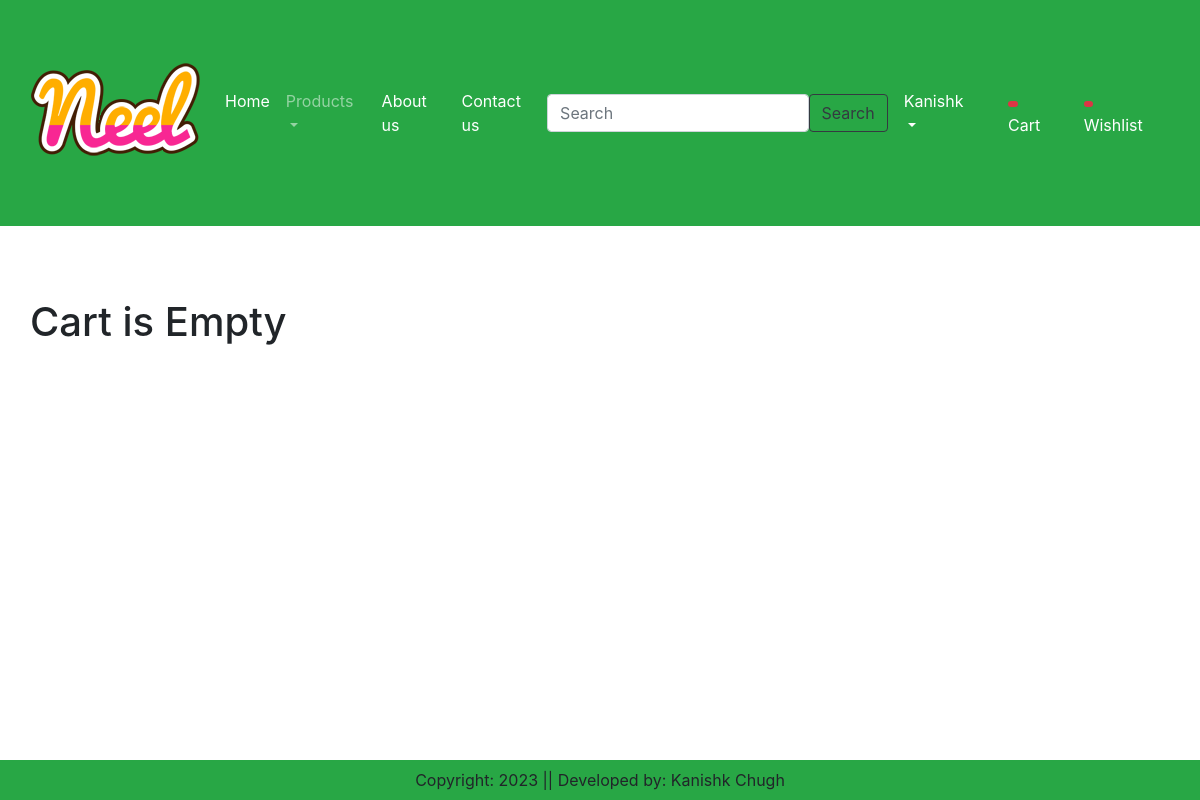
/cart/ (signed in), run on an earlier commit of the app's database.
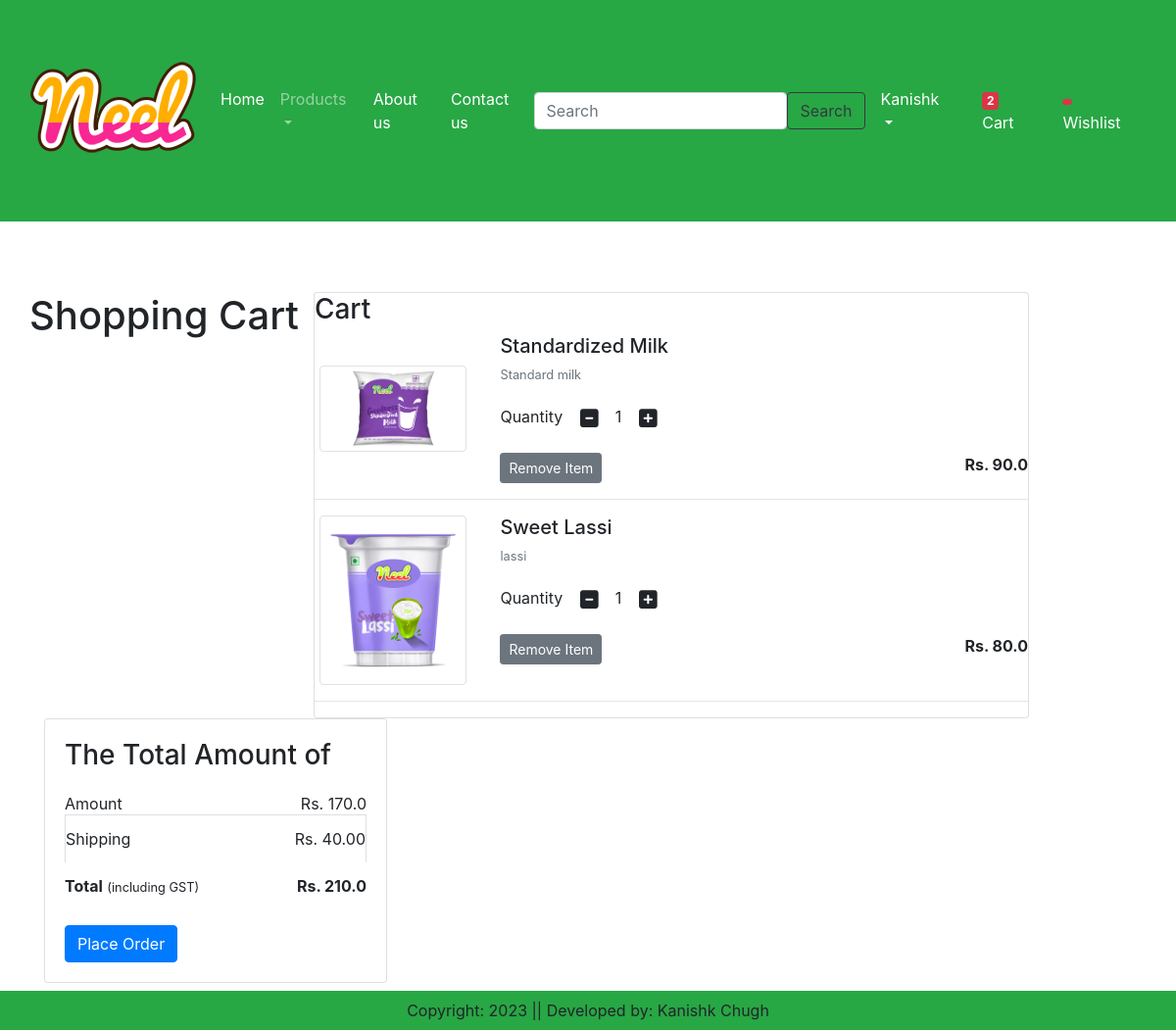
And on a later commit of the database.
### app/models.py (models this page shows, shortened)
class Cart(models.Model):
    user = models.ForeignKey(User, on_delete = models.CASCADE)
    product = models.ForeignKey(Product, on_delete = models.CASCADE)
    quantity = models.PositiveIntegerField(default = 1)

class Product(models.Model):
    title = models.CharField(max_length = 100)
    selling_price = models.FloatField()
    discounted_price = models.FloatField()
    description = models.TextField()
    composition = models.TextField(default = '')
    prodapp = models.TextField(default = '')
    category = models.CharField(choices = CATEGORY_CHOICES, max_length = 100)
    product_image = models.ImageField(upload_to='product')

### app/views.py (the view)
# urls.py: path('cart/', views.show_cart, name = 'showcart'),
@login_required
def show_cart(request):
    user = request.user
    cart = Cart.objects.filter(user = user)
    amount = 0
    for p in cart:
        value = p.quantity*(p.product.discounted_price)
        amount = amount + value
    totalamount = amount + 40
    totalitem = 0
    wishitem = 0
    if request.user.is_authenticated:
        totalitem = len(Cart.objects.filter(user = request.user))
        wishitem = len(Wishlist.objects.filter(user = request.user))
    return render(request, "app/addtocart.html", locals())

### app/templates/app/addtocart.html (shortened to what this page needs)
{% extends 'app/base.html' %}
{% load static %}
{% block main-content %}
  <div class="container my-5">
    <div class="row">
      {% if cart %}
        <h1 class="text-center mb-5">Shopping Cart</h1>
        <div class="col-sm-8">
          <div class="card">
            <h3>Cart</h3>
            {% for item in cart %}
              <div class="row">
                <div class="col-sm-3 text-center align-self-center">
                  <img
                    src="{{item.product.product_image.url}}"
                    alt=""
                    srcset=""
                    class="img-fluid img-thumbnail shadow-sm"
                    height="150"
                    width="150"
                  />
                </div>
                <div class="col-sm-9">
                  <div>
                    <h5>{{item.product.title}}</h5>
                    <p class="mb-2 text-muted small">{{ item.product.description}}</p>
                    <div class="my-3">
                      <label for="quantity"> Quantity </label>
                      <a class="minus-cart btn" pid="{{item.product.id}}">
                        <i class="fas fa-minus-square fa-lg"></i>
                      </a>
                      <span id="quantity"> {{item.quantity}}</span>
                      <a class="plus-cart btn" pid="{{item.product.id}}">
                        <i class="fas fa-plus-square fa-lg"></i
                      ></a>
                    </div>
                    <div class="d-flex justify-content-between">
                      <a
                        href="#"
                        class="remove-cart btn btn-sm btn-secondary mr-3"
                        pid="{{item.product.id}}"
                      >
                        Remove Item</a
                      >
                      <p class="mb-0">
                        <span
                          ><strong
                            >Rs. {{item.product.discounted_price}}</strong
                          ></span
                        >
                      </p>
                    </div>
                  </div>
                </div>
              </div>
              <hr class="text-muted" />
            {% endfor %}
          </div>
        </div>
        <div class="col-sm-4">
          <div class="card">
            <div class="card-body">
              <h3> The Total Amount of</h3>
              <ul class="list-group">
                <li class="list-group-item d-flex justify-content-between align-items-center border-0 px-0 pb-0">
                  Amount <span id="amount"> Rs. {{amount}}</span>
                </li>
                <li class="list-group-item d-flex justify-content-between align-items-center px-0">
                  Shipping <span>Rs. 40.00 </span>
                </li>
                <li class="list-group-item d-flex justify-content-between align-items-center border-0 px-0 mb-3">
                  <div>
                    <strong>Total</strong> <small>(including GST)</small>
                  </div>
                  <span id="totalamount"> <strong>Rs. {{totalamount}}</strong></span>
                </li>
              </ul>
              <div class="d-grid">
                <a href="{% url 'checkout' %}" class="btn btn-primary"> Place Order</a>
              </div>
            </div>
          </div>
        </div>
      {% else %}
        <h1 class="text-center mb-5">Cart is Empty</h1>
      {% endif %}
    </div>
  </div>
{% endblock main-content %}

What changed in the data, as far as the page shows it:
added Cart: product.product_image (picture), product "Standardized Milk", product.description "Standard milk", quantity "1", product.discounted_price "90.0"
added Cart: product.product_image (picture), product "Sweet Lassi", product.description "lassi", quantity "1", product.discounted_price "80.0"
Also different on the page:
{{ totalitem }}: (not shown) → "2"
{{ amount }}: (not shown) → "170.0"
{{ totalamount }}: (not shown) → "210.0"
text no longer shown: "Cart is Empty"
text now shown: "Shopping Cart Cart The Total Amount of Amount Rs. Shipping Rs. 40.00 Total (including GST) Rs. Place Order"
